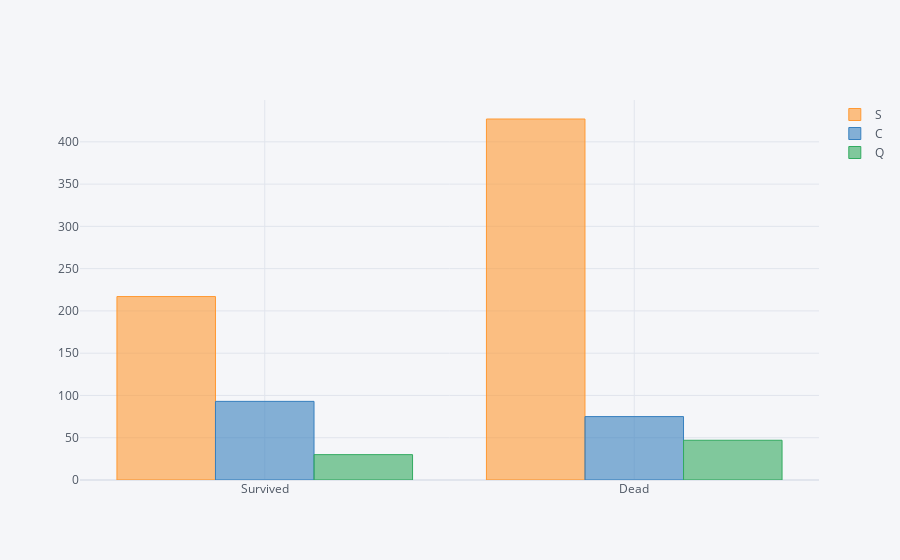

Here is the notebook cell this chart was saved with:
### Code cell
bar_chart('Embarked')

### Figure 1 — Plotly figure (JSON) as saved in the notebook; plotly's stock layout.template omitted (floating-point values rounded to 4 significant figures)
{"data": [{"marker": {"color": "rgba(255, 153, 51, 0.6)", "line": {"color": "rgba(255, 153, 51, 1.0)", "width": 1}}, "name": "S", "orientation": "v", "text": "", "type": "bar", "x": ["Survived", "Dead"], "y": [217, 427]}, {"marker": {"color": "rgba(55, 128, 191, 0.6)", "line": {"color": "rgba(55, 128, 191, 1.0)", "width": 1}}, "name": "C", "orientation": "v", "text": "", "type": "bar", "x": ["Survived", "Dead"], "y": [93, 75]}, {"marker": {"color": "rgba(50, 171, 96, 0.6)", "line": {"color": "rgba(50, 171, 96, 1.0)", "width": 1}}, "name": "Q", "orientation": "v", "text": "", "type": "bar", "x": ["Survived", "Dead"], "y": [30, 47]}], "layout": {"legend": {"bgcolor": "#F5F6F9", "font": {"color": "#4D5663"}}, "paper_bgcolor": "#F5F6F9", "plot_bgcolor": "#F5F6F9", "title": {"font": {"color": "#4D5663"}}, "xaxis": {"gridcolor": "#E1E5ED", "showgrid": true, "tickfont": {"color": "#4D5663"}, "title": {"font": {"color": "#4D5663"}, "text": ""}, "zerolinecolor": "#E1E5ED"}, "yaxis": {"gridcolor": "#E1E5ED", "showgrid": true, "tickfont": {"color": "#4D5663"}, "title": {"font": {"color": "#4D5663"}, "text": ""}, "zerolinecolor": "#E1E5ED"}}}
